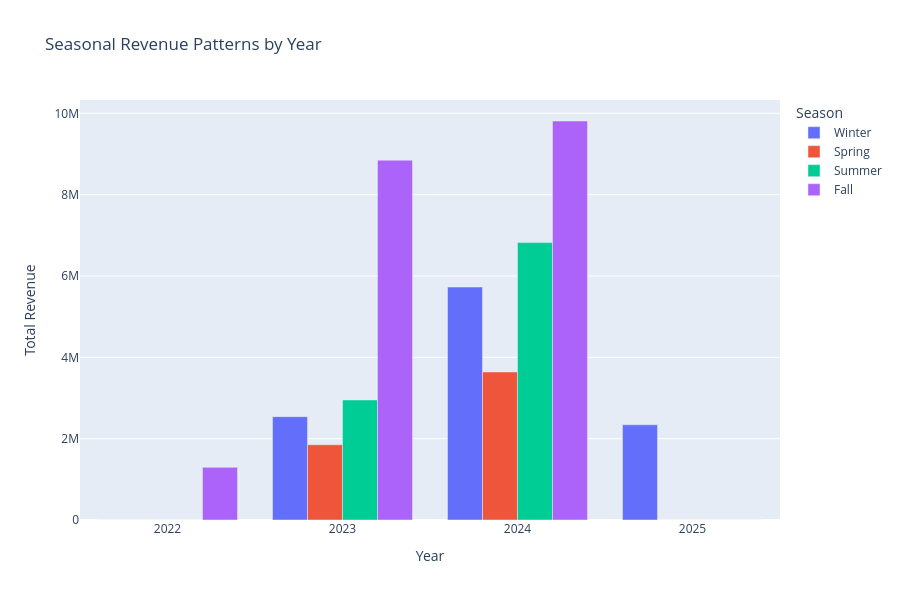

This figure's notebook cell:
### Code cell
seasonal_orders.index = seasonal_orders.index.astype(str)

fig = px.bar(
    seasonal_orders, 
    x=seasonal_orders.index, 
    y=seasonal_orders.columns,  
    title="Seasonal Revenue Patterns by Year",
    labels={"value": "Total Revenue", "variable": "Season", "x": "Year"},
    barmode="group"
)

fig.update_layout(
    xaxis_title="Year",
    yaxis_title="Total Revenue",
    legend_title="Season",
    height=600,
    width=900
)

fig.show()

### Figure 1 — Plotly figure (JSON) as saved in the notebook; plotly's stock layout.template omitted (floating-point values rounded to 4 significant figures)
{"data": [{"alignmentgroup": "True", "hovertemplate": "season=Winter<br>year=%{x}<br>Total Revenue=%{y}<extra></extra>", "legendgroup": "Winter", "marker": {"color": "#636efa", "pattern": {"shape": ""}}, "name": "Winter", "offsetgroup": "Winter", "orientation": "v", "showlegend": true, "textposition": "auto", "type": "bar", "x": ["2022", "2023", "2024", "2025"], "xaxis": "x", "y": [0, 2542000.0, 5729000.0, 2342000.0], "yaxis": "y"}, {"alignmentgroup": "True", "hovertemplate": "season=Spring<br>year=%{x}<br>Total Revenue=%{y}<extra></extra>", "legendgroup": "Spring", "marker": {"color": "#EF553B", "pattern": {"shape": ""}}, "name": "Spring", "offsetgroup": "Spring", "orientation": "v", "showlegend": true, "textposition": "auto", "type": "bar", "x": ["2022", "2023", "2024", "2025"], "xaxis": "x", "y": [0, 1851000.0, 3640000.0, 0], "yaxis": "y"}, {"alignmentgroup": "True", "hovertemplate": "season=Summer<br>year=%{x}<br>Total Revenue=%{y}<extra></extra>", "legendgroup": "Summer", "marker": {"color": "#00cc96", "pattern": {"shape": ""}}, "name": "Summer", "offsetgroup": "Summer", "orientation": "v", "showlegend": true, "textposition": "auto", "type": "bar", "x": ["2022", "2023", "2024", "2025"], "xaxis": "x", "y": [0, 2952000.0, 6822000.0, 0], "yaxis": "y"}, {"alignmentgroup": "True", "hovertemplate": "season=Fall<br>year=%{x}<br>Total Revenue=%{y}<extra></extra>", "legendgroup": "Fall", "marker": {"color": "#ab63fa", "pattern": {"shape": ""}}, "name": "Fall", "offsetgroup": "Fall", "orientation": "v", "showlegend": true, "textposition": "auto", "type": "bar", "x": ["2022", "2023", "2024", "2025"], "xaxis": "x", "y": [1294000.0, 8848000.0, 9812000.0, 0], "yaxis": "y"}], "layout": {"barmode": "group", "height": 600, "legend": {"title": {"text": "Season"}, "tracegroupgap": 0}, "title": {"text": "Seasonal Revenue Patterns by Year"}, "width": 900, "xaxis": {"anchor": "y", "domain": [0, 1], "title": {"text": "Year"}}, "yaxis": {"anchor": "x", "domain": [0, 1], "title": {"text": "Total Revenue"}}}}
